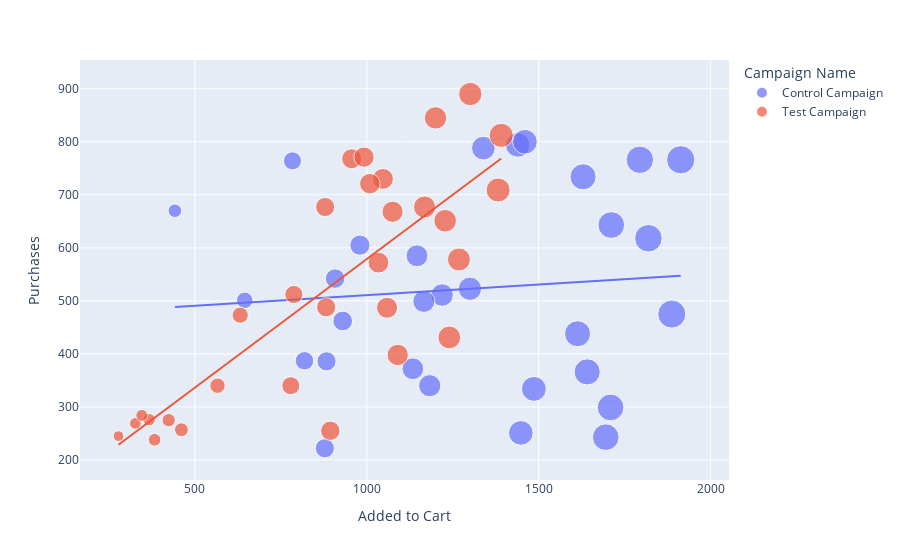

The notebook cell this image was saved under:
### Markdown cell above
Control group seems to have generated more impression based on the amount of money spent on campaigns.

### Code cell
figure = px.scatter(data_frame = df, 
                    x="Added to Cart",
                    y="Purchases", 
                    size="Added to Cart", 
                    color= "Campaign Name", 
                    trendline="ols")
figure.show()

### Figure 1 — Plotly figure (JSON) as saved in the notebook; plotly's stock layout.template omitted (floating-point values rounded to 4 significant figures)
{"data": [{"hovertemplate": "Campaign Name=Control Campaign<br>Added to Cart=%{marker.size}<br>Purchases=%{y}<extra></extra>", "legendgroup": "Control Campaign", "marker": {"color": "#636efa", "size": [1819, 1219, 1134, 1183, 1300, 784, 1166, 930, 645, 1629, 1887, 1439, 1794, 1339, 1641, 1613, 878, 1695, 908, 1709, 1460, 819, 1913, 1146, 883, 1448, 980, 1711, 1486, 442], "sizemode": "area", "sizeref": 4.782, "symbol": "circle"}, "mode": "markers", "name": "Control Campaign", "orientation": "v", "showlegend": true, "type": "scatter", "x": [1819, 1219, 1134, 1183, 1300, 784, 1166, 930, 645, 1629, 1887, 1439, 1794, 1339, 1641, 1613, 878, 1695, 908, 1709, 1460, 819, 1913, 1146, 883, 1448, 980, 1711, 1486, 442], "xaxis": "x", "y": [618, 511, 372, 340, 522.8, 764, 499, 462, 501, 734, 475, 794, 766, 788, 366, 438, 222, 243, 542, 299, 800, 387, 766, 585, 386, 251, 605, 643, 334, 670], "yaxis": "y"}, {"hovertemplate": "<b>OLS trendline</b><br>Purchases = 0.0402096 * Added to Cart + 470.521<br>R<sup>2</sup>=0.007841<br><br>Campaign Name=Control Campaign<br>Added to Cart=%{x}<br>Purchases=%{y} <b>(trend)</b><extra></extra>", "legendgroup": "Control Campaign", "marker": {"color": "#636efa", "symbol": "circle"}, "mode": "lines", "name": "Control Campaign", "showlegend": false, "type": "scatter", "x": [442, 645, 784, 819, 878, 883, 908, 930, 980, 1134, 1146, 1166, 1183, 1219, 1300, 1339, 1439, 1448, 1460, 1486, 1613, 1629, 1641, 1695, 1709, 1711, 1794, 1819, 1887, 1913], "xaxis": "x", "y": [488.3, 496.5, 502.0, 503.5, 505.8, 506.0, 507.0, 507.9, 509.9, 516.1, 516.6, 517.4, 518.1, 519.5, 522.8, 524.4, 528.4, 528.7, 529.2, 530.3, 535.4, 536.0, 536.5, 538.7, 539.2, 539.3, 542.7, 543.7, 546.4, 547.4], "yaxis": "y"}, {"hovertemplate": "Campaign Name=Test Campaign<br>Added to Cart=%{marker.size}<br>Purchases=%{y}<extra></extra>", "legendgroup": "Test Campaign", "marker": {"color": "#EF553B", "size": [894, 879, 1268, 566, 956, 882, 1301, 1240, 1200, 424, 1075, 1382, 1391, 779, 1090, 1059, 383, 461, 788, 1047, 278, 367, 632, 327, 1228, 346, 992, 1009, 1168, 1034], "sizemode": "area", "sizeref": 4.782, "symbol": "circle"}, "mode": "markers", "name": "Test Campaign", "orientation": "v", "showlegend": true, "type": "scatter", "x": [894, 879, 1268, 566, 956, 882, 1301, 1240, 1200, 424, 1075, 1382, 1391, 779, 1090, 1059, 383, 461, 788, 1047, 278, 367, 632, 327, 1228, 346, 992, 1009, 1168, 1034], "xaxis": "x", "y": [255, 677, 578, 340, 768, 488, 890, 431, 845, 275, 668, 709, 812, 340, 398, 487, 238, 257, 512, 730, 245, 276, 473, 269, 651, 284, 771, 721, 677, 572], "yaxis": "y"}, {"hovertemplate": "<b>OLS trendline</b><br>Purchases = 0.484969 * Added to Cart + 93.7168<br>R<sup>2</sup>=0.637951<br><br>Campaign Name=Test Campaign<br>Added to Cart=%{x}<br>Purchases=%{y} <b>(trend)</b><extra></extra>", "legendgroup": "Test Campaign", "marker": {"color": "#EF553B", "symbol": "circle"}, "mode": "lines", "name": "Test Campaign", "showlegend": false, "type": "scatter", "x": [278, 327, 346, 367, 383, 424, 461, 566, 632, 779, 788, 879, 882, 894, 956, 992, 1009, 1034, 1047, 1059, 1075, 1090, 1168, 1200, 1228, 1240, 1268, 1301, 1382, 1391], "xaxis": "x", "y": [228.5, 252.3, 261.5, 271.7, 279.5, 299.3, 317.3, 368.2, 400.2, 471.5, 475.9, 520.0, 521.5, 527.3, 557.3, 574.8, 583.1, 595.2, 601.5, 607.3, 615.1, 622.3, 660.2, 675.7, 689.3, 695.1, 708.7, 724.7, 763.9, 768.3], "yaxis": "y"}], "layout": {"legend": {"itemsizing": "constant", "title": {"text": "Campaign Name"}, "tracegroupgap": 0}, "margin": {"t": 60}, "xaxis": {"anchor": "y", "domain": [0, 1], "title": {"text": "Added to Cart"}}, "yaxis": {"anchor": "x", "domain": [0, 1], "title": {"text": "Purchases"}}}}
